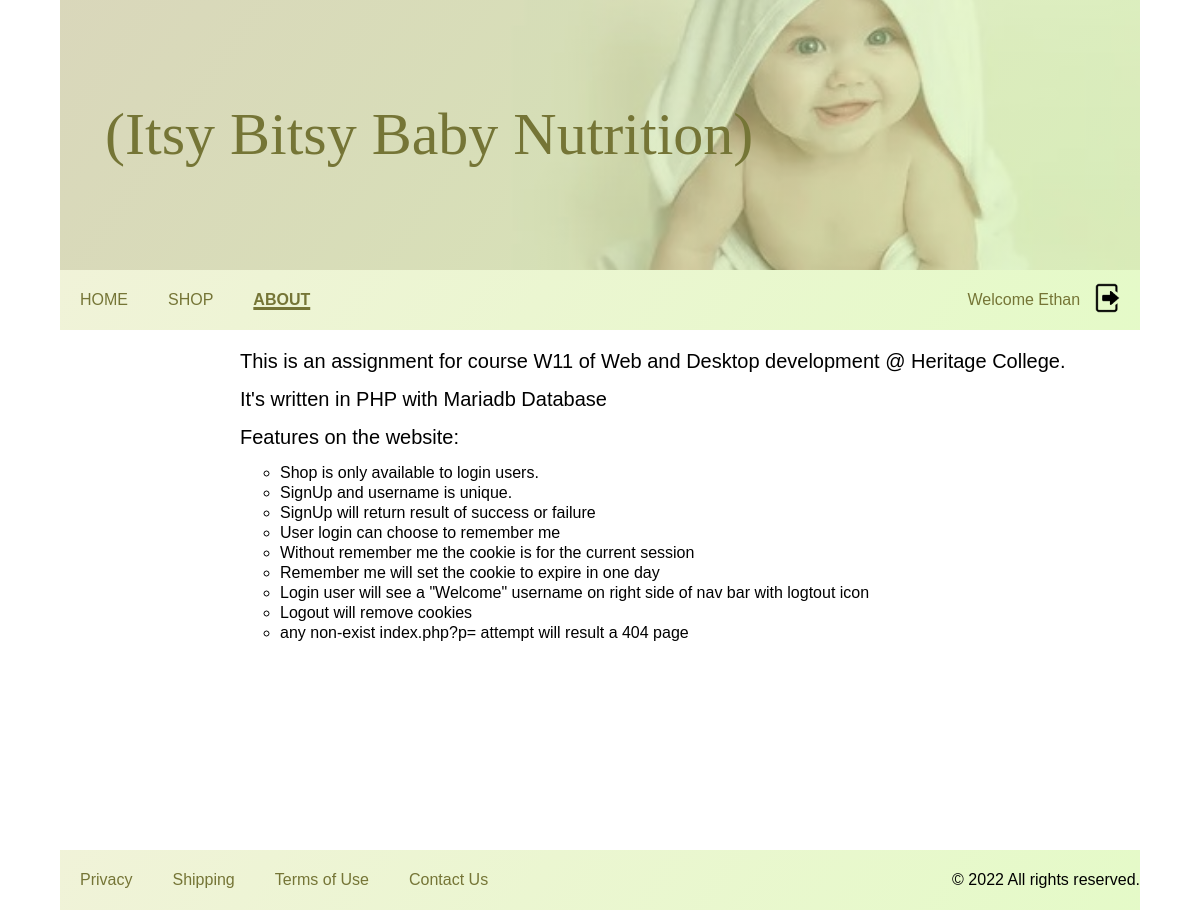
/index.php?p=about (signed in), run on an earlier commit of the app's database.
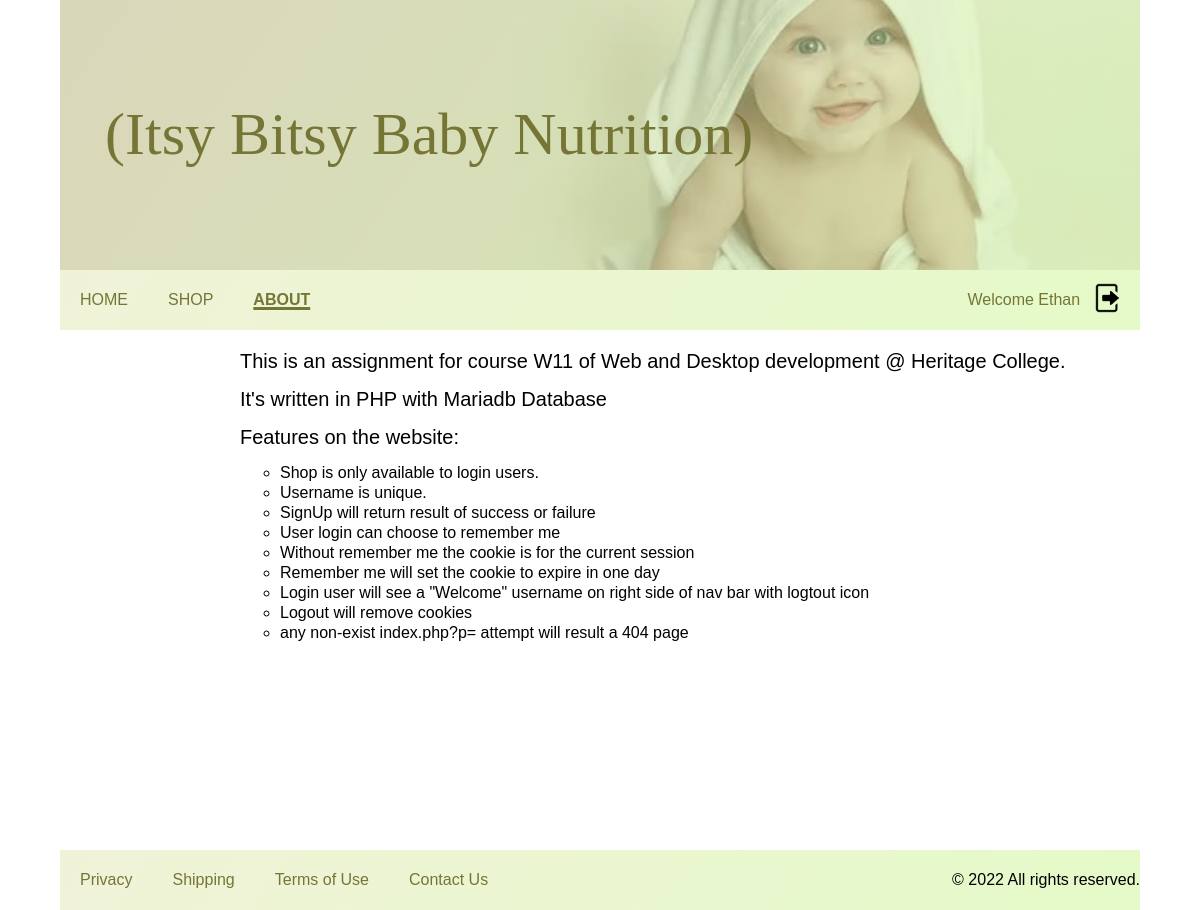
And on a later commit of the database.
### tables this page shows
CREATE TABLE IF NOT EXISTS `menuItem` (
  `menuId` int(10) unsigned NOT NULL AUTO_INCREMENT,
  `menuText` varchar(50) NOT NULL,
  `menuOrder` int(10) unsigned NOT NULL,
  `menuLocation` enum('top','footer','login','logout') NOT NULL,
  `pageId` int(10) unsigned NOT NULL,
  PRIMARY KEY (`menuId`),
  KEY `FK_menuItem_page` (`pageId`),
  CONSTRAINT `FK_menuItem_page` FOREIGN KEY (`pageId`) REFERENCES `page` (`pageId`) ON DELETE NO ACTION ON UPDATE NO ACTION
);

CREATE TABLE IF NOT EXISTS `page` (
  `pageId` int(10) unsigned NOT NULL AUTO_INCREMENT,
  `pageTitle` varchar(50) NOT NULL,
  `pageName` varchar(50) DEFAULT NULL,
  `pageContent` text NOT NULL,
  PRIMARY KEY (`pageId`)
);

### includes/model/menu_query.php (called while the page is built)
<?php
class MenuQuery
{
    public static function getMenuItems($menuLocation, $pdo)
    {
        $q = $pdo->prepare("SELECT menuText, pageName FROM `menuItem` JOIN page ON page.pageId = menuItem.pageId WHERE menuLocation=:menuLocation ORDER BY menuOrder");
        $q->execute(["menuLocation" => $menuLocation]);
        $menuItems = array();
        while ($row = $q->fetch()) {
            $menuItems[] = new Menu($row['menuText'], $row['pageName']);
        }
        return $menuItems;
    }
}

### includes/model/page_query.php (called while the page is built)
<?php
class PageQuery
{
    public static function getPageIfExists($pageName, $pdo)
    {
        $q = $pdo->prepare("SELECT `pageTitle`, `pageName`, `pageContent` FROM `page` WHERE `pageName`= :pageName;");
        $q->execute(["pageName" => $pageName]);
        if ($row = $q->fetch()) {
            return new Page($row['pageTitle'], $row['pageName'], $row['pageContent']);
        }
        return null;
    }
}

### includes/page.php (called while the page is built, shortened)
<?php
class Page
{
    private $pageName;
    private $pageContent;
    public function __construct($pageTitle, $pageName, $pageContent)
    {
        $this->pageName = $pageName;
        $this->pageContent = $pageContent;
    }
    public function getPn()
    {
        return $this->pageName;
    }
    public function getPc()
    {
        return $this->pageContent;
    }
}

### index.php (the view)
<?php
include './includes/header.php';
?>
<main>
    <?php
    if($page->getPn()=='shop'){
        if(!isset($_COOKIE['username'])){
            echo "<div id=\"p{$page->getPn()}\">{$page->getPc()}</div>";
        } else{
            echo Product::display($products);
        }
    }
    else {
        echo "<div id=\"p{$page->getPn()}\">{$page->getPc()}</div>";
    }
    ?>
</main>
<?php
include './includes/footer.php';

### includes/header.php (shortened to what this page needs)
<?php
require_once './includes/dbConn.php';
require_once './includes/model/menu_query.php';
require_once './includes/model/page_query.php';
require_once './includes/menu.php';
require_once './includes/page.php';
$connect = new DbConn();
$pdo = $connect->getPDO();
$pageName = isset($_GET['p']) ? $_GET['p'] : 'home';
$page = PageQuery::getPageIfExists($pageName, $pdo);
?>
<!DOCTYPE html>
<html lang="en">
<head>
    <link rel="stylesheet" href="./css/style.css">
</head>
<body>
    <header>
        <p>(Itsy Bitsy Baby Nutrition)</p>
    </header>
    <nav>
        <?php
        echo "<div>";
        $topNav = MenuQuery::getMenuItems('top', $pdo);
        echo Menu::display($topNav);
        echo "</div>";
        echo "<div>";
        $loginNav = MenuQuery::getMenuItems('login', $pdo);
        if(isset($_COOKIE['username'])){
            $loginUser = $_COOKIE['username'];
            echo "<div id=\"welcome\">";
            echo "Welcome {$loginUser}";
            echo "<a href=\"./includes/logout.php\"><img src=\"./img/logout.png\" /></a>";
            echo "</div>";
        }
        else{
            echo Menu::display($loginNav);
        }
        ?>
    </nav>

### includes/menu.php
<?php
class Menu
{
    private $lp;
    private $isActive;
    private $menuText;
    public function __construct($menuText, $lp)
    {
        $this->lp = $lp;
        $this->menuText = $menuText;
        $this->isActive = false;
    }
    public function __toString()
    {
        $class = $this->isActive ? 'active' : 'inactive';
        return "<li class=\"$class\"><a href=\"?p=$this->lp\">$this->menuText</a></li>";
    }
    public static function display($menuItems)
    {
        $currentPage = $_GET['p'];
        $nav = '<ul>';
        foreach ($menuItems as $item) {
            if ($item->lp == $currentPage) {
                $item->isActive = true;
            }
            $nav .= $item;
        }
        $nav .= "</ul>";
        return $nav;
    }
}

### includes/footer.php
<footer>
    <div>
        <?php
        $footerNav = MenuQuery::getMenuItems('footer', $pdo);
        echo Menu::display($footerNav);
        ?>
    </div>
    <div>&copy; 2022 All rights reserved.</div>
</footer>
</body>
</html>

### css/style.css (style rules this page uses)
* { margin: 0; padding: 0; }
body { width: 1080px; margin: auto; font-family: Calibri, sans-serif; }
header { background-image: linear-gradient( 125deg, rgba(218, 224, 158, 0.4) 0%, rgba(211, 247, 163, 0.6) 100% ), url(../img/baby.jpg); background-position: right; background-repeat: no-repeat; background-size: cover; height: 270px; }
header > p { position: absolute; font-size: 45pt; margin-left: 45px; margin-top: 100px; font-family: honeycute; color: #757536; }
footer { background-image: linear-gradient( 125deg, rgba(218, 224, 158, 0.4) 0%, rgba(211, 247, 163, 0.6) 100% ); height: 60px; display: flex; justify-content: space-between; align-items: center; text-align: center; }
nav { background-image: linear-gradient( 125deg, rgba(218, 224, 158, 0.4) 0%, rgba(211, 247, 163, 0.6) 100% ); height: 60px; display: flex; justify-content: space-between; align-items: center; }
ul { display: flex; list-style: none; justify-content: flex-start; align-items: center; height: inherit; }
ul > li { margin: 2px 20px; text-align: justify; }
ul > li > a, ul > li > a:visited { text-decoration: none; color: #757536; }
ul > li > a:hover, .active { text-decoration: underline; text-decoration-thickness: 3px; text-decoration-color: #757536; text-underline-offset: 2px; font-weight: bold; }
main { min-height: 500px; height: auto; }
#pabout ul { display: contents; list-style: circle; text-align: center; }
#pabout ul li { margin-left: 220px; }
#phome, #pabout { margin-top: 20px; }
#phome > p, #pabout > p, #pshop > p, #phome #left > p { margin-left: 180px; margin-bottom: 15px; font-size: 15pt; }
#welcome { display: inline-flex; margin-right: 20px; align-items: center; color: #757536; }
#welcome img { height: 30px; margin-left: 15px; }

What changed in the data, as far as the page shows it:
changed page: pageContent "…available to login users. SignUp and username is unique. SignUp will…" → "…available to login users. Username is unique. SignUp will…"
